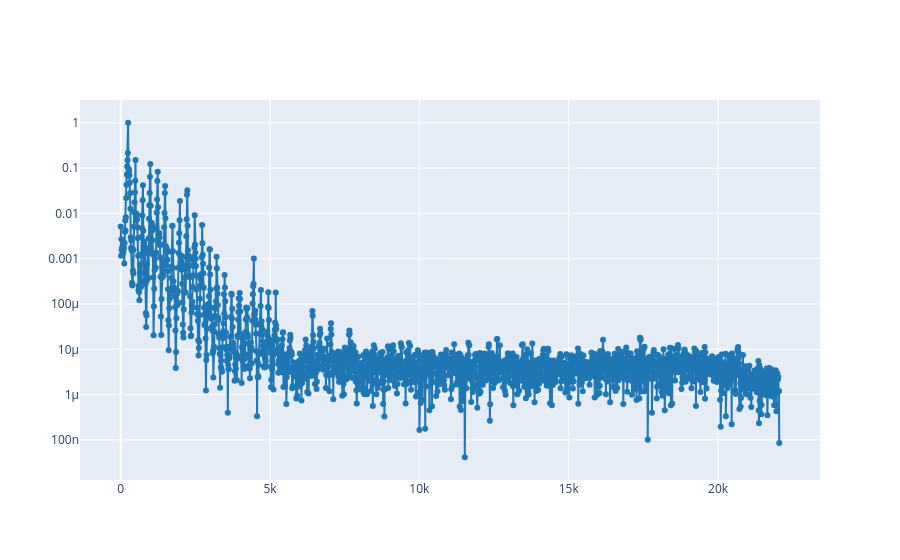

The code cell stored with this chart in its notebook:
### Markdown cell above
We can plot the spectrum (one slice of the spectrogram) of the signal at an specific time using the `plot_spectrum_at` function. For instance, we can see the spectrum of the signal at the 0.5 seconds:

### Code cell
plot_spectrum_at(f, t, S, 0.5)

### Figure 1 — Plotly figure (JSON) as saved in the notebook; plotly's stock layout.template omitted (floating-point values rounded to 4 significant figures; data arrays with more than 128 entries replaced by an {"elided": "..."} marker saying what was removed)
{"data": [{"line": {"color": "#1f77b4", "shape": "linear"}, "mode": "lines+markers", "type": "scatter", "x": {"elided": "2049 float values"}, "y": {"elided": "2049 float values"}}], "layout": {"yaxis": {"type": "log"}}}
